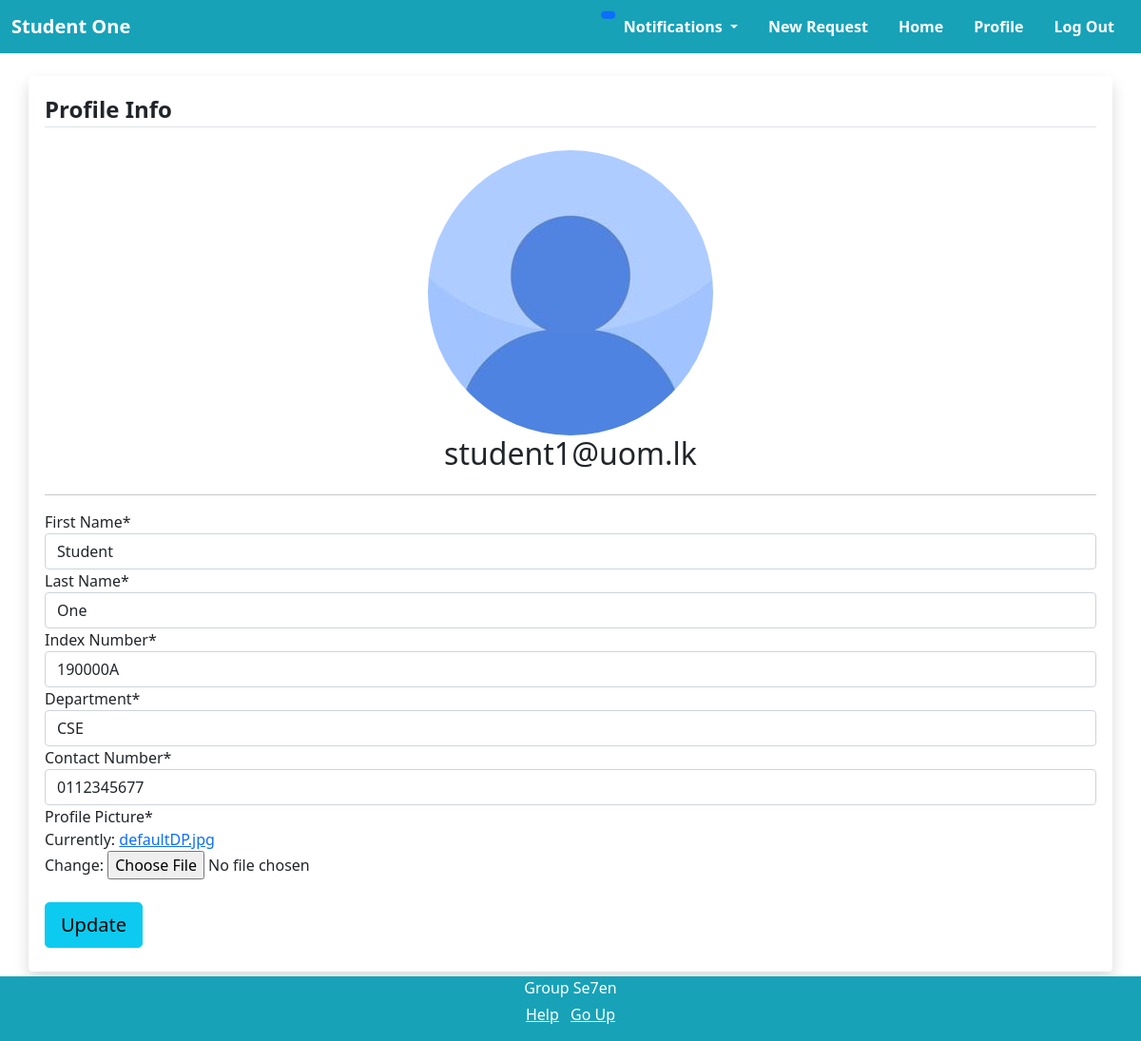
Screenshot of /profile/ (signed in) with the database file from the repository.
### users/models.py (models this page shows, shortened)
class CustomUser(AbstractUser):
    username = None
    email = models.EmailField(_('email address'), unique=True)
    USERNAME_FIELD = 'email'
    REQUIRED_FIELDS = []
    objects = CustomUserManager()
    def __str__(self):
        if (self.groups.filter(name='Lecturer').exists()):
            return self.lecturerprofile.firstName + " " + self.lecturerprofile.lastName
        elif (self.groups.filter(name='Student').exists()):
            return self.studentprofile.firstName + " " + self.studentprofile.lastName
        else:
            return ""

class Profile(models.Model):
    firstName = models.CharField(max_length=50, verbose_name="First Name")
    lastName = models.CharField(max_length=50, verbose_name="Last Name")
    image = models.ImageField(default='defaultDP.jpg', upload_to='profile_pics', verbose_name="Profile Picture")
    class Meta:
        abstract = True

class StudentProfile(Profile):
    DEPARTMENT_CHOICES = [
    ('EN', 'ENTC'),
    ('CS', 'CSE'),
    ('BM', 'BM'),
    ('ME', 'ME'),
    ('MT', 'MT'),
    ('CH', 'CH'),
    ('EE', 'EE'),
    ('CE', 'CE')
    ]
    user = models.OneToOneField(CustomUser, on_delete=models.CASCADE, related_name="studentprofile")
    indexNo = models.CharField(max_length=7, verbose_name="Index Number")
    department = models.CharField(max_length=2, choices=DEPARTMENT_CHOICES, verbose_name="Department")
    contactNo = models.CharField(max_length=10, verbose_name="Contact Number")

### users/views.py (the view)
# urls.py: path('profile/', user_views.profile, name='profile'),
@login_required(login_url='login/')
def profile(request):
    if request.user.groups.filter(name='Lecturer').exists():
        if request.method == 'POST':
            lp_form = LecturerProfileUpdateForm(request.POST, request.FILES, instance=request.user.lecturerprofile)
            if lp_form.is_valid():
                lp_form.save()
                messages.success(request, f'Your profile has been updated')
                return redirect('profile')
        else:
            lp_form = LecturerProfileUpdateForm(instance=request.user.lecturerprofile)
        context = {
            'lp_form': lp_form
        }
        return render(request, 'users/lecturerprofile.html', context)
    elif request.user.groups.filter(name='Student').exists():
        if request.method == 'POST':
            sp_form = StudentProfileUpdateForm(request.POST, request.FILES, instance=request.user.studentprofile)
            if sp_form.is_valid():
                sp_form.save()
                messages.success(request, f'Your profile has been updated')
                return redirect('profile')
        else:
            sp_form = StudentProfileUpdateForm(instance=request.user.studentprofile)
        context = {
            'sp_form': sp_form
        }
        return render(request, 'users/studentprofile.html', context)

### users/forms.py
class StudentProfileUpdateForm(forms.ModelForm):
    class Meta:
        model = StudentProfile
        fields = ['firstName', 'lastName', 'indexNo', 'department', 'contactNo', 'image']

### users/templates/users/studentprofile.html (shortened to what this page needs)
{% extends "requester/base.html" %}
{% load crispy_forms_tags %}
{% block content %}
<form class="container bg-white border border-white border-rounded shadow p-3 bg-body rounded m-4 mx-auto" method="POST" enctype="multipart/form-data">
    <fieldset class="form-group">
        <legend class="border-bottom mb-4 fw-bold">Profile Info</legend>
        <div class="d-flex justify-content-center">
            <img class="rounded-circle account-img" src="{{ user.studentprofile.image.url }}">
        </div>
        <div class="d-flex justify-content-center">
            <h2 class="account-heading">{{ user.email }}</h2>
        </div>
        <hr class="my-3">
        {{ sp_form|crispy }}
    </fieldset>
    <div class="form-group mt-4 mb-2">
        <button class="btn btn-info btn-lg" type="submit">Update</button>
    </div>
</form>
{% endblock %}

### requester/templates/requester/base.html (shortened to what this page needs)
{% load notifications_tags %}
{% load static %}
<!doctype html>
<html lang="en">
  <head>
    <link href="https://cdn.jsdelivr.net/npm/bootstrap@5.0.0-beta1/dist/css/bootstrap.min.css" rel="stylesheet">
    <link rel="stylesheet" href="https://cdnjs.cloudflare.com/ajax/libs/font-awesome/4.7.0/css/font-awesome.min.css">
  </head>
  <body class="pt-5">
    <nav class="navbar fixed-top navbar-expand-sm navbar-dark">
      <div class="container-fluid">
        <a class="navbar-brand fw-bold text-white" href="{% url 'requester-home' %}">
            {{ user }}
        </a>
        <div class="collapse navbar-collapse justify-content-end" id="navbarSupportedContent">
          <ul class="nav fw-bold text-white">
            <li class="nav-item dropdown">
              <a class="nav-link dropdown-toggle text-reset text-white" href="#" id="navbarDropdown" role="button" data-bs-toggle="dropdown" aria-expanded="false">
                Notifications
                <span class="position-absolute top-1 start-0 translate-middle badge rounded-pill bg-primary">
                </span>
              </a>
            </li>
            {% ifequal user.groups.all.0|stringformat:"s" 'Student' %}
            <li class="nav-item">
              <a class="nav-link text-reset" href="{% url 'request-create' %}">New Request</a>
            </li>
            {% endifequal %}
            <li class="nav-item">
              <a class="nav-link text-reset" href="{% url 'requester-home' %}">Home</a>
            </li>
            <li class="nav-item">
              <a class="nav-link text-reset" href="{% url 'profile' %}" tabindex="-1" aria-disabled="true">Profile</a>
            </li>
            <li class="nav-item">
              <a class="nav-link text-reset" href="{% url 'logout' %}">Log Out</a>
            </li>
          </ul>
        </div>
      </div>
    </nav>
    <div class="container-fluid background pt-2">
        {% block content %}{% endblock %}
    </div>
    <div class="mt-4 container-fluid footer text-center fixed-bottom">
      <p class="mb-1 text-white">Group Se7en</p>
      <ul class="list-inline text-white">
        <li class="list-inline-item"><a class="text-reset" href="#">Help</a></li>
        <li class="list-inline-item"><a class="text-reset" href="#">Go Up</a></li>
      </ul>
    </div>
  </body>
</html>

### requester/templates/requester/base.html (style rules this page uses)
.navbar { background-color: #17a2b8; }
.footer { background-color: #17a2b8; }
.background { background-color: #ffffff; }

### rows the page displays
CustomUser: id.lastName "Student One", studentprofile.image (placeholder picture), email "student1@uom.lk"
StudentProfile: firstName "Student", lastName "One", indexNo "190000A", department "CSE", contactNo "0112345677"
